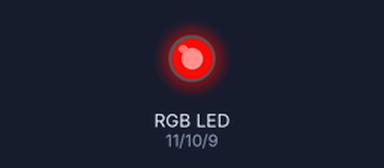
Bench run of a sketch on a simulated Arduino Uno, built with avr-gcc and run on an emulated ATmega328P. Parts: an RGB LED mixed from three pins (HIGH = lit). At 0.4 s the program stops and its outputs stay as they are.

Above: at 0.1 s.
Timing chart, 0 to 1.6 s (numbered marks = the images above):
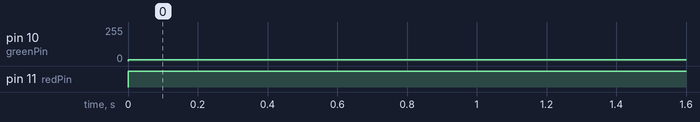

Measured:
- by itself, pin 10 (greenPin): 0/255 → 10/255 at 0.00 s
- by itself, pin 11 (redPin): LOW → HIGH at 0.00 s

The sketch:

rgbinombrable.ino
```cpp
  int redPin = 11;
int greenPin = 10;
int bluePin = 9;
 int count,count2;
//uncomment this line if using a Common Anode LED
//#define COMMON_ANODE

void setup()
{
  pinMode(redPin, OUTPUT);
  pinMode(greenPin, OUTPUT);
  pinMode(bluePin, OUTPUT);
  count=255;
  count2=10;

}

void loop()
{
  while(count>0){
    while(count2<254){
      setColor(count ,count2 , 0);  // red


      delay(200);
  }
  count2=0;
  count--;
}
count=0;
}
void setColor(int red, int green, int blue)
{
  #ifdef COMMON_ANODE
    red = 255 - red;
    green = 255 - green;
    blue = 255 - blue;
  #endif
  analogWrite(redPin, red);
  analogWrite(greenPin, green);
  analogWrite(bluePin, blue);
}
```
